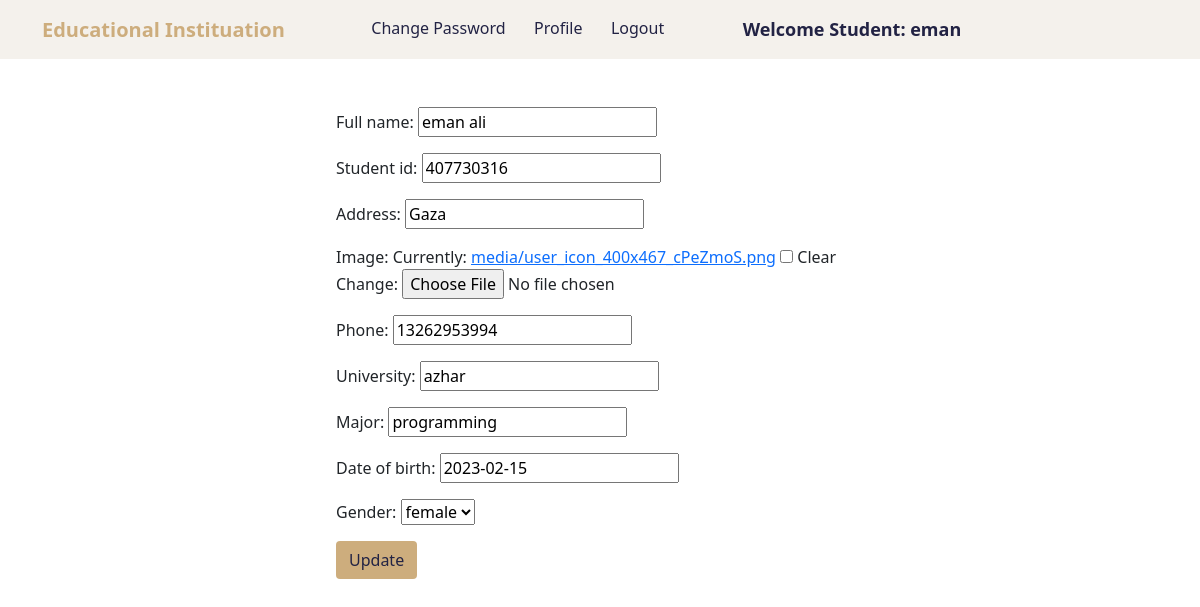
The app's page /users/update_student_profile/1 (signed in) with its own data.
### user/models.py (models this page shows, shortened)
class User(AbstractUser):
    class Role(models.TextChoices):
        ADMIN = "ADMIN", "Admin"
        STUDENT = "STUDENT", "Student"
        TEACHER = "TEACHER", "Teacher"
    base_role = Role.ADMIN
    role = models.CharField(max_length=50, choices=Role.choices)

class StudentProfile(models.Model):
    user = models.OneToOneField(User, on_delete=models.CASCADE)
    student_id = models.IntegerField(null=True, blank=True)
    full_name = models.CharField(max_length=50,null=True, blank=True)
    image = models.ImageField(upload_to="media", blank=True,null=True)
    phone = models.CharField(max_length=15 ,null=True, blank=True)
    university = models.CharField(max_length=50,null=True , blank=True)
    major = models.CharField(max_length=50 ,null=True , blank=True)
    address = models.CharField(max_length=100 ,null=True , blank=True)
    date_of_birth = models.DateField(null=True , blank=True)
    GENDER_CHOICES = (('male', 'male'),('female', 'female'), )
    gender = models.CharField(max_length=20,choices= GENDER_CHOICES ,null=True , blank=True)

### user/views.py (the view)
# urls.py: path("update_student_profile/<int:pk>", views.StudentProfileUpdateView.as_view(), name="update_student_profile"),
class StudentProfileUpdateView (UpdateView):
    model = StudentProfile
    login_required = True
    fields = ['full_name', 'student_id' ,'address', 'image','phone','university','major', 'date_of_birth','gender' ]
    template_name= "user/student/studentprofile_update_form.html"
    success_url = reverse_lazy("student_profile")

### user/templates/user/student/studentprofile_update_form.html (shortened to what this page needs)
{% extends 'user/student/student_navbar.html' %}
{% block body %}
<div class="update-section p-5">
    <div class="container">
        <div class="row justify-content-center">
            <div class="col-md-6">
                <form method="post">
                    {{ form.as_p }}
                    <input class="btn brown-bg dark-blue" type="submit" value="Update">
                </form>
            </div>
        </div>
    </div>
</div>
{% endblock %}

### user/templates/user/student/student_navbar.html (shortened to what this page needs)
<!doctype html>
{% load static %}
<html lang="en">
  <head>
    <link href="https://cdn.jsdelivr.net/npm/bootstrap@5.1.0/dist/css/bootstrap.min.css" rel="stylesheet">
    <link rel="stylesheet" href="https://cdn.datatables.net/1.10.25/css/jquery.dataTables.min.css">
    <link rel="stylesheet" href="https://cdn.datatables.net/buttons/1.7.1/css/buttons.dataTables.min.css">
    <link rel="stylesheet" href="{% static 'user/style.css' %}">
  </head>
  <body>
    <nav class="navbar navbar-expand-lg navbar-light  sticky-top mynav">
        <div class="container">
          <a class="navbar-brand text-success hed-color fw-bold" href="#"> Educational Instituation</a>
          <div class="collapse navbar-collapse" id="navbarSupportedContent">
            <ul class="navbar-nav me-auto mb-2 mb-lg-0">
              <li class="nav-item dark-blue">
                <a class="nav-link active dark-blue" aria-current="page" href="/users/change_password">Change Password</a>
              </li>
              <li class="nav-item dark-blue">
                <a class="nav-link active dark-blue" aria-current="page" href="/users/student_profile/">Profile</a>
              </li>
              <li class="nav-item dark-blue">
                <a class="nav-link active dark-blue" aria-current="page" href="/users/logout">Logout</a>
              </li>
              <li class="nav-item dark-blue">
                <a style="font-weight:600; font-family:'Segoe UI', Tahoma, Geneva, Verdana, sans-serif; font-size: large;" class="nav-link active dark-blue" href="#">Welcome Student: {{request.user}}</a>
              </li>
            </ul>
          </div>
        </div>
      </nav>
      {% block body %}
      {% endblock %}
  </body>
</html>

### user/static/user/style.css (style rules this page uses)
.mynav { background: #F4F1EC!important; }
.hed-color { color: #CDAD7D!important; }
.dark-blue { color: #222344!important; }
.brown-bg { background-color: #CDAD7D !important; }

### records on screen
User: user "eman"
StudentProfile: full_name "eman ali", student_id "407730316", address "Gaza", phone "13262953994", university "azhar", major "programming", date_of_birth "2023-02-15", gender "female"
